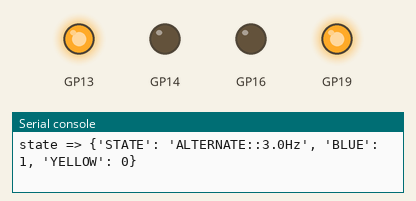
The program below on a simulated Raspberry Pi Pico running MicroPython. Parts: output pins drawn as LEDs (lit = HIGH), the last lines printed to the serial console. At 112.0 s the program stops and its outputs stay as they are.

Above: at 0.25 s.
At 10.1 s:
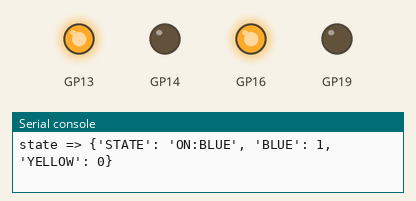
At 12.1 s:
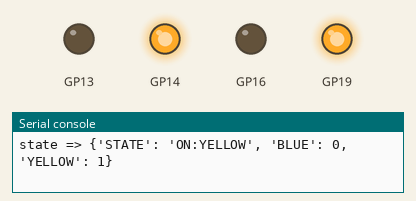
At 19.1 s:
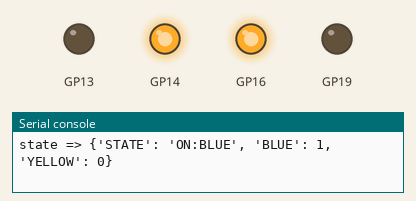
At 28.1 s:
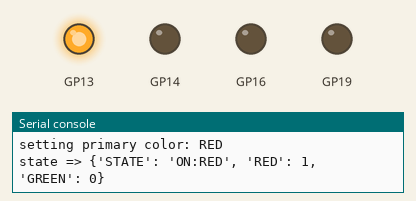
At 39.7 s:
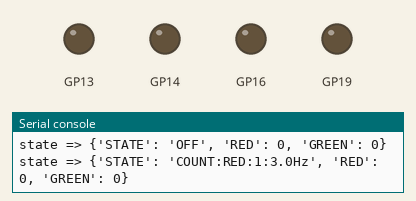
Timing chart, 0 to 40.0 s (numbered marks = the images above):
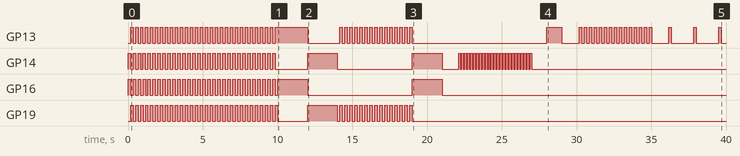

The program:

main.py
```python
import machine
from time import sleep
from machine import Pin
from dual_led import DualLED

class BlueYellowDualLED(DualLED):
    """
    Example class if your colors are not Red/Green
    """
    COLORS = ['BLUE', 'YELLOW']  # or whatever you want.


def show_state(led):
    print(f"state => {led.get_state()}")

if __name__=="__main__":
    # Hard Wired Pins
    LED_RED_GPIO = 13  # Output, Normally Low: RED LED 0 == Off, 1 == On
    LED_GRN_GPIO = 14  # Output, Normally Low: GREEN LED 0 == Off, 1 == On

    LED_BLU_GPIO = 16   # Output, Normally Low: BLUE LED 0 == Off, 1 == On
    LED_YEL_GPIO = 19   # Output, Normally Low: YELLOW LED 0 == Off, 1 == On

    print("Running Self test code on GPIO")
    print(f"({DualLED.COLORS[0]}={LED_RED_GPIO}, {DualLED.COLORS[1]}={LED_GRN_GPIO})")
    print(f"({BlueYellowDualLED.COLORS[0]}={LED_BLU_GPIO}, {BlueYellowDualLED.COLORS[1]}={LED_YEL_GPIO})")
    try:
        b_y = BlueYellowDualLED(LED_BLU_GPIO, LED_YEL_GPIO, 'BLUE')
        r_g = DualLED(LED_RED_GPIO, LED_GRN_GPIO, DualLED.COLORS[1])

        r_g.alternate_colors()
        show_state(r_g)
        b_y.alternate_colors()
        show_state(b_y)
        sleep(5)

        r_g.alternate_colors(freq=3)
        show_state(r_g)
        b_y.alternate_colors(freq=3)
        show_state(b_y)
        sleep(5)

        r_g.on('RED')
        show_state(r_g)
        b_y.on('BLUE')
        show_state(b_y)
        sleep(2)

        r_g.on('GREEN')
        show_state(r_g)
        b_y.on('YELLOW')
        show_state(b_y)
        sleep(2)

        r_g.blink(color='RED')
        b_y.blink(color='YELLOW')
        show_state(r_g)
        show_state(b_y)
        sleep(5)

        # Default colors
        r_g.on()
        show_state(r_g)
        b_y.on()
        show_state(b_y)
        sleep(2)

        r_g.off()
        b_y.off()
        sleep(1)

        r_g.blink(freq=5, color=DualLED.COLORS[1])
        show_state(r_g)
        sleep(5)

        r_g.off()
        show_state(r_g)
        sleep(1)

        # Step through setting the primary color
        for led_color in r_g.COLORS:
            print(f"setting primary color: {led_color}")
            r_g.set_primary_color(led_color)
            r_g.on()
            show_state(r_g)
            sleep(1)

            r_g.off()
            show_state(r_g)
            sleep(1)

            r_g.blink()
            show_state(r_g)
            sleep(5)

            r_g.off()
            show_state(r_g)
            sleep(1)

            for n in range(4):
                r_g.count_number(n+1)
                show_state(r_g)
                sleep(6 + n)
                r_g.off()
                sleep(1)

            r_g.off()

    except KeyboardInterrupt:
        machine.reset()
```

dual_led.py
```python
from machine import Pin, Timer
from sys import print_exception


class DualLED:
    """
    This represents a single LED with 3 wires.
    Common Cathode (negative)
    Red wire (Positive through a resistor turns RED on)
    Green wire (Positive through a resistor turns GREEN on)

    uses the async compatible Timer to blink LEDs
    """
    COLORS = ['RED', 'GREEN']
    DEFAULT_FREQ = 3.0

    def __init__(self, gpio_0, gpio_1, primary_color, freq=None):
        """
        gpio_0        - GPIO number for RED color output
        gpio_1        - GPIO number for GREEN color output
        primary_color - 'RED' or 'GREEN', primary color to use when generic ON/BLINKING, etc.
        freq          - frequency to blink LED. self.DEFAULT_FREQ if not specified.
                        Can be passed in to each blinky method
        """
        self.gpio_0 = gpio_0
        self.gpio_1 = gpio_1
        self.primary_color = primary_color.upper()
        self.freq = freq or self.DEFAULT_FREQ
        self.primary_led = None
        self.secondary_led = None
        self.timer = None
        self.tick_count = 0
        self.color_map = dict()
        self.state = None
        self.__led_0 = None
        self.__led_1 = None
        self.setup_control(self.primary_color)
        self.off()

    def set_primary_color(self, color):
        color = color.upper()
        if color not in self.COLORS:
            raise ValueError(f"primary color must be one of {self.COLORS} not {color}")
        self.primary_color = color
        if self.primary_color == self.COLORS[0]:
            self.primary_led, self.secondary_led = self.__led_0, self.__led_1
        else:
            self.primary_led, self.secondary_led = self.__led_1, self.__led_0

    def setup_control(self, primary_color):
        self.__led_0 = Pin(self.gpio_0, Pin.OUT, value=0)
        self.__led_1 = Pin(self.gpio_1, Pin.OUT, value=0)
        self.color_map = {
            self.COLORS[0]: self.__led_0,
            self.COLORS[1]: self.__led_1
        }
        self.set_primary_color(primary_color)

    def stop_timer(self):
        if self.timer:
            self.timer.deinit()
            del self.timer
            self.timer = None
        self.tick_count = 0

    def led_for_color(self, color=None):
        """
        reads the color and if None, returns primary led, secondary, color
        if matches self.COLORS[0] (normally RED)   returns __led_0, __led_1, color
        if matches self.COLORS[1] (normally GREEN) returns __led_1, __led_0, color
        """
        if not color:
            return self.primary_led, self.secondary_led, self.primary_color
        if color.upper() not in self.COLORS:
            raise ValueError(f"color must be None or one of {self.COLORS} not {color}")
        pos = self.COLORS.index(color.upper())
        other = (pos + 1) % 2
        return self.color_map[self.COLORS[pos]], self.color_map[self.COLORS[other]], color.upper()

    def off(self):
        """
        Turn both off
        """
        self.stop_timer()
        self.__led_0.value(0)
        self.__led_1.value(0)
        self.state = 'OFF'

    def on(self, color=None):
        """
        Turn primary on, secondary off
        Or turn selected color on, other color off
        """
        self.stop_timer()
        p, s, c = self.led_for_color(color)
        s.value(0)
        p.value(1)
        self.state = f"ON:{c}"

    def toggle(self, color=None):
        self.stop_timer()
        p, s, c = self.led_for_color(color)
        if self.state != 'OFF':
            self.off()
        else:
            self.on(c)

    def get_state(self):
        """
        read current state of LEDs
        return on/off status of each LED, and the current action state (on/off/blinking, etc.)
        """
        state = {'STATE': self.state}
        state.update({
            c: k.value() for c, k in self.color_map.items()})
        return state

    def restore_state(self, **kwargs):
        """
        from the state string, restore the LED function
        :param kwargs: must have a state or STATE parameter other values are ignored
        """
        try:
            state = [
                v for k, v in kwargs.items()
                if k.lower() == 'state'][0].split(':')
            if state[0] == 'OFF':
                self.off()
            elif state[0] == 'ON':
                # self.state = f"ON:{c}"
                self.on(state[1])
            elif state[0] == 'BLINK':
                # self.state = f"BLINK:{c}:{freq}Hz"
                self.blink(freq=state[-1][:-2], color=state[1])
            elif state[0] == 'COUNT':
                # self.state = f"COUNT:{c}:{number}:{freq}Hz"
                self.count_number(state[2], freq=state[-1][:-2], color=state[1])
                pass
            elif state[0] == 'ALTERNATE':
                # self.state = f'ALTERNATE::{freq}Hz'
                self.alternate_colors(freq=state[-1][:-2])
                pass
        except Exception as e:
            print_exception(e)

    def blink(self, freq=None, color=None):
        """
        blink the LED
        freq - Times to blink per second
        color - defaults to primary, but can override by setting color
        """
        freq = freq or self.freq
        freq = float(freq)
        self.stop_timer()
        self.off()
        to_blink, _, c = self.led_for_color(color)
        self.state = f"BLINK:{c}:{freq}Hz"

        def toggle_blinker(_t):
            to_blink.toggle()

        self.timer = Timer()
        # need a * 2 on the frequency because we Toggle at the frequency rather than on half - off half
        self.timer.init(mode=Timer.PERIODIC, freq=freq * 2, callback=toggle_blinker)

    def alternate_colors(self, freq=None):
        """
        Primary On, Secondary Off, then toggle both periodically
        freq - (frequency) times per second to alternate
        """
        freq = freq or self.freq
        freq = float(freq)
        self.stop_timer()
        self.on()  # Primary set to on, secondary off
        self.state = f'ALTERNATE::{freq}Hz'

        def __toggle_both(_t):
            self.secondary_led.toggle()
            self.primary_led.toggle()

        self.timer = Timer()
        # need a * 2 on the frequency because we Toggle at the frequency rather than on half off half
        self.timer.init(mode=Timer.PERIODIC, freq=freq * 2, callback=__toggle_both)

    def count_number(self, number, freq=None, color=None):
        """
        blinks the LED in the default or chosen Color for
        number - (count) times to blink before a pause
        freq   - Times per second rate.
        color  - Primary color, or selected color will be used for counting

        After the number of flashes has occurred,
        a pause of 4 * the period (1/freq) and then the count starts over

        Example:
        number = 2
        Blink-Blink Pause, Blink-Blink Pause, etc.
        """
        freq = freq or self.freq
        freq = float(freq)
        number = int(number)
        self.off()  # Turn both colors off

        to_blink, _, c = self.led_for_color(color)
        self.state = f"COUNT:{c}:{number}:{freq}Hz"

        def __start_count(_t):
            self.stop_timer()
            self.tick_count = 0
            self.timer = Timer()
            self.timer.init(mode=Timer.PERIODIC, freq=freq * 2, callback=__toggle_with_count)

        def __toggle_with_count(_t):
            to_blink.toggle()
            if to_blink.value():  # True implies 1 == ON 0 == OFF
                self.tick_count += 1
            else:
                # since led is off, check our tick_count
                if self.tick_count >= number:
                    # kill our current timer
                    self.stop_timer()
                    # start a NEW one shot timer to kick it off again
                    self.timer = Timer()
                    self.timer.init(mode=Timer.ONE_SHOT, period=int(4000/freq), callback=__start_count)

        __start_count(None)  # Kick off the action
```

Measured:
- by itself, GP13: LOW → HIGH at 0.17 s, → LOW 0.17 s later, → HIGH 0.17 s later, → LOW 0.17 s later, … (128 changes in this stretch)
- by itself, GP14: LOW → HIGH at 0.00 s, → LOW 0.17 s later, → HIGH 0.17 s later, → LOW 0.17 s later, … (114 changes in this stretch)
- by itself, GP16: goes 30 × (HIGH 0.17 s, LOW 0.17 s), HIGH 2.0 s, LOW 7.0 s, HIGH 2.0 s, then LOW
- by itself, GP19: goes 29 × (HIGH 0.17 s, LOW 0.17 s), HIGH 0.17 s, LOW 2.0 s, HIGH 2.0 s, 15 × (LOW 0.17 s, HIGH 0.17 s), then LOW
